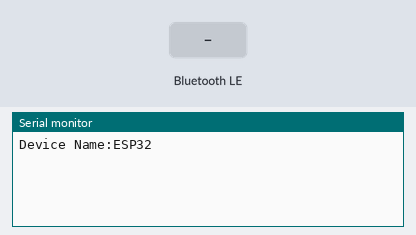
Bench run of a sketch on a simulated ESP32. Shown: the last lines printed to the serial monitor. The inputs (shaded band) are chosen by the test bench. Nothing arrives over Bluetooth unless stated; a phone connects over Bluetooth LE 3 s after start.

Above: at 1.2 s.
1.3 s: Bluetooth LE write "1" received
At 1.6 s:
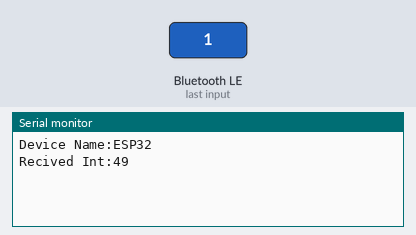
4.3 s: Bluetooth LE write "1" received
At 5.1 s:
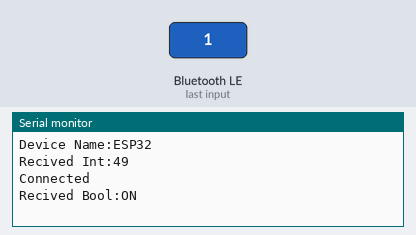
5.8 s: Bluetooth LE write "1" received
At 6.3 s:
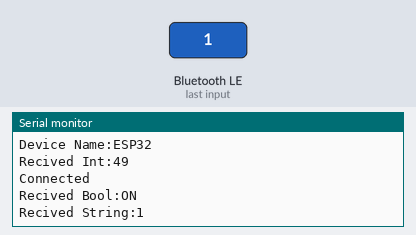
7.3 s: Bluetooth LE write "0" received
At 8.5 s:
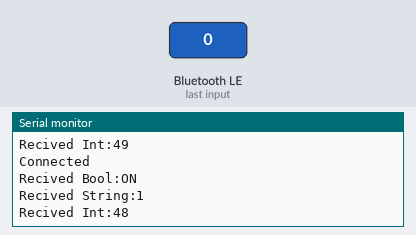
8.8 s: Bluetooth LE write "0" received
At 9.7 s:
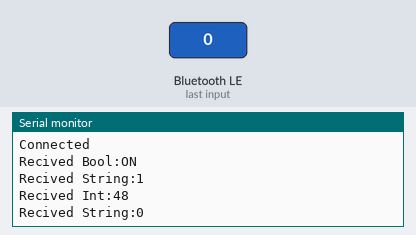

The sketch:

Esp32Bluetooth.ino
```cpp
#include <BLEDevice.h>
#include <BLEUtils.h>
#include <BLEServer.h>
#include <BLE2902.h>

// https://www.uuidgenerator.net/

#define DEVICENAME "ESP32"

#define SEND "f2f9a4de-ef95-4fe1-9c2e-ab5ef6f0d6e9"
#define SEND_INT "e376bd46-0d9a-44ab-bb71-c262d06f60c7"
#define SEND_BOOL "5c409aab-50d4-42c2-bf57-430916e5eaf4"
#define SEND_STRING "9e8fafe1-8966-4276-a3a3-d0b00269541e"

#define RECIVE "1450dbb0-e48c-4495-ae90-5ff53327ede4"
#define RECIVE_INT "ec693074-43fe-489d-b63b-94456f83beb5"
#define RECIVE_BOOL "45db5a06-5481-49ee-a8e9-10b411d73de7"
#define RECIVE_STRING "9393c756-78ea-4629-a53e-52fb10f9a63f"

bool deviceConnected = false;

String strToString(std::string str) {
  return str.c_str();
}

int strToInt(std::string str) {
  const char* encoded = str.c_str();
  return 256 * int(encoded[1]) + int(encoded[0]);
}

double intToDouble(int value, double max) {
  return (1.0 * value) / max;
}

bool intToBool(int value) {
  if (value == 0) {
    return false;
  }
  return true;
}

class ConnectionServerCallbacks: public BLEServerCallbacks {
    void onConnect(BLEServer* pServer) {
      deviceConnected = true;
      Serial.println("Connected");
    };

    void onDisconnect(BLEServer* pServer) {
      deviceConnected = false;
      Serial.println("Disconnected");
    }
};

class WriteString: public BLECharacteristicCallbacks {
    void onWrite(BLECharacteristic *pCharacteristic) {
      String str = strToString(pCharacteristic->getValue());
      Serial.print("Recived String:");
      Serial.println(str);
    }
};

class WriteInt: public BLECharacteristicCallbacks {
    void onWrite(BLECharacteristic *pCharacteristic) {
      int rint = strToInt(pCharacteristic->getValue());
      Serial.print("Recived Int:");
      Serial.println(rint);
    }
};

class WriteBool: public BLECharacteristicCallbacks {
    void onWrite(BLECharacteristic *pCharacteristic) {
      bool rbool = intToBool(strToInt(pCharacteristic->getValue()));
      Serial.print("Recived Bool:");
      Serial.println(rbool ? "ON" : "OFF");
    }
};

BLECharacteristic *sSendInt;
BLECharacteristic *sSendBool;
BLECharacteristic *sSendString;

void setup() {
  Serial.begin(115200);
  Serial.print("Device Name:");
  Serial.println(DEVICENAME);

  BLEDevice::init(DEVICENAME);
  BLEServer *btServer = BLEDevice::createServer();
  btServer->setCallbacks(new ConnectionServerCallbacks());

  BLEService *sRecive = btServer->createService(RECIVE);
  uint32_t cwrite = BLECharacteristic::PROPERTY_READ | BLECharacteristic::PROPERTY_WRITE;

  BLECharacteristic *sReciveInt = sRecive->createCharacteristic(RECIVE_INT, cwrite);
  sReciveInt->setCallbacks(new WriteInt());

  BLECharacteristic *sReciveBool = sRecive->createCharacteristic(RECIVE_BOOL, cwrite);
  sReciveBool->setCallbacks(new WriteBool());

  BLECharacteristic *sReciveString = sRecive->createCharacteristic(RECIVE_STRING, cwrite);
  sReciveString->setCallbacks(new WriteString());


  BLEService *sSend = btServer->createService(SEND);
  uint32_t cnotify = BLECharacteristic::PROPERTY_READ | BLECharacteristic::PROPERTY_WRITE  |
                     BLECharacteristic::PROPERTY_NOTIFY | BLECharacteristic::PROPERTY_INDICATE;

  sSendInt = sSend->createCharacteristic(SEND_INT, cnotify);
  sSendInt->addDescriptor(new BLE2902());
  sSendInt->setValue("9000");

  sSendBool = sSend->createCharacteristic(SEND_BOOL, cnotify);
  sSendBool->addDescriptor(new BLE2902());
  sSendBool->setValue("0");

  sSendString = sSend->createCharacteristic(SEND_STRING, cnotify);
  sSendString->addDescriptor(new BLE2902());
  sSendString->setValue("Hi");

  sRecive->start();
  sSend->start();

  BLEAdvertising *pAdvertising = btServer->getAdvertising();
  pAdvertising->start();
}

uint32_t value = 0;
void loop() {
  delay(1000);
  if (deviceConnected) {
    sSendInt->setValue((uint8_t*)&value, 4);
    sSendInt->notify();

    uint8_t vbool = (value % 2 == 0) ? 1 : 0;
    sSendBool->setValue((uint8_t*)&vbool, 1);
    sSendBool->notify();

    sSendString->setValue("0x4d");
    sSendString->notify();

    value++;
  }
}
```

Measured:
- after the input at 1.3 s, the serial monitor: prints a new line at once (image 1)
- after the input at 4.3 s, the serial monitor: prints a new line at once (image 2)
- after the input at 5.8 s, the serial monitor: prints a new line at once (image 3)
- after the input at 7.3 s, the serial monitor: prints a new line at once (image 4)
- after the input at 8.8 s, the serial monitor: prints a new line at once (image 5)
